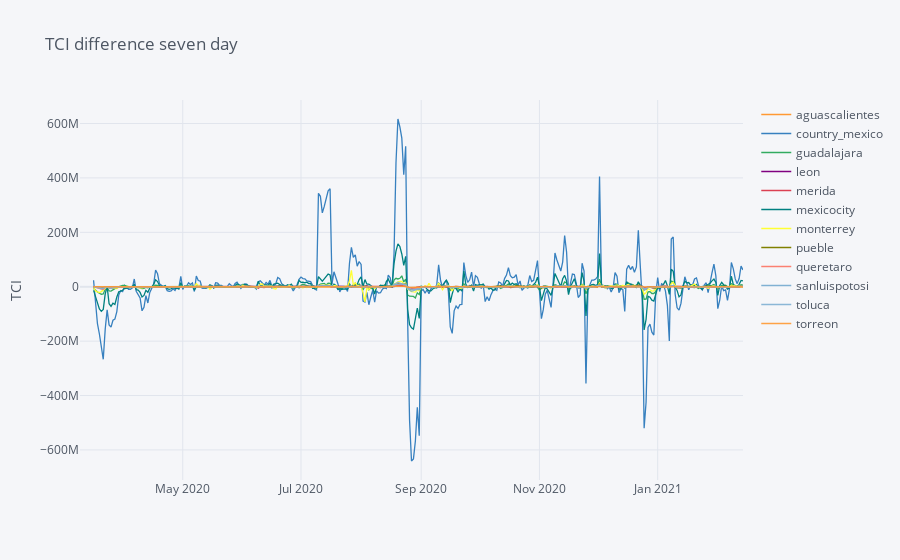

Notebook code for this chart:
### Code cell
df_sel[['date', 'diff_7day', 'region_slug']] \
    .pivot(index='date', columns='region_slug', values='diff_7day') \
    .iplot(
    #theme='custom',
    yTitle='TCI',
    title='TCI difference seven day',
)

### Figure 1 — Plotly figure (JSON) as saved in the notebook; plotly's stock layout.template omitted (floating-point values rounded to 4 significant figures; data arrays with more than 128 entries replaced by an {"elided": "..."} marker saying what was removed)
{"data": [{"line": {"color": "rgba(255, 153, 51, 1.0)", "dash": "solid", "shape": "linear", "width": 1.3}, "mode": "lines", "name": "aguascalientes", "text": "", "type": "scatter", "x": {"elided": "343 str values"}, "y": {"elided": "343 mixed values"}}, {"line": {"color": "rgba(55, 128, 191, 1.0)", "dash": "solid", "shape": "linear", "width": 1.3}, "mode": "lines", "name": "country_mexico", "text": "", "type": "scatter", "x": {"elided": "343 str values"}, "y": {"elided": "343 mixed values"}}, {"line": {"color": "rgba(50, 171, 96, 1.0)", "dash": "solid", "shape": "linear", "width": 1.3}, "mode": "lines", "name": "guadalajara", "text": "", "type": "scatter", "x": {"elided": "343 str values"}, "y": {"elided": "343 mixed values"}}, {"line": {"color": "rgba(128, 0, 128, 1.0)", "dash": "solid", "shape": "linear", "width": 1.3}, "mode": "lines", "name": "leon", "text": "", "type": "scatter", "x": {"elided": "343 str values"}, "y": {"elided": "343 mixed values"}}, {"line": {"color": "rgba(219, 64, 82, 1.0)", "dash": "solid", "shape": "linear", "width": 1.3}, "mode": "lines", "name": "merida", "text": "", "type": "scatter", "x": {"elided": "343 str values"}, "y": {"elided": "343 mixed values"}}, {"line": {"color": "rgba(0, 128, 128, 1.0)", "dash": "solid", "shape": "linear", "width": 1.3}, "mode": "lines", "name": "mexicocity", "text": "", "type": "scatter", "x": {"elided": "343 str values"}, "y": {"elided": "343 mixed values"}}, {"line": {"color": "rgba(255, 255, 51, 1.0)", "dash": "solid", "shape": "linear", "width": 1.3}, "mode": "lines", "name": "monterrey", "text": "", "type": "scatter", "x": {"elided": "343 str values"}, "y": {"elided": "343 mixed values"}}, {"line": {"color": "rgba(128, 128, 0, 1.0)", "dash": "solid", "shape": "linear", "width": 1.3}, "mode": "lines", "name": "pueble", "text": "", "type": "scatter", "x": {"elided": "343 str values"}, "y": {"elided": "343 mixed values"}}, {"line": {"color": "rgba(251, 128, 114, 1.0)", "dash": "solid", "shape": "linear", "width": 1.3}, "mode": "lines", "name": "queretaro", "text": "", "type": "scatter", "x": {"elided": "343 str values"}, "y": {"elided": "343 mixed values"}}, {"line": {"color": "rgba(128, 177, 211, 1.0)", "dash": "solid", "shape": "linear", "width": 1.3}, "mode": "lines", "name": "sanluispotosi", "text": "", "type": "scatter", "x": {"elided": "343 str values"}, "y": {"elided": "343 mixed values"}}, {"line": {"color": "rgba(128, 177, 211, 0.8999999999999999)", "dash": "solid", "shape": "linear", "width": 1.3}, "mode": "lines", "name": "toluca", "text": "", "type": "scatter", "x": {"elided": "343 str values"}, "y": {"elided": "343 mixed values"}}, {"line": {"color": "rgba(255, 153, 51, 0.8999999999999999)", "dash": "solid", "shape": "linear", "width": 1.3}, "mode": "lines", "name": "torreon", "text": "", "type": "scatter", "x": {"elided": "343 str values"}, "y": {"elided": "343 mixed values"}}], "layout": {"legend": {"bgcolor": "#F5F6F9", "font": {"color": "#4D5663"}}, "paper_bgcolor": "#F5F6F9", "plot_bgcolor": "#F5F6F9", "title": {"font": {"color": "#4D5663"}, "text": "TCI difference seven day"}, "xaxis": {"gridcolor": "#E1E5ED", "showgrid": true, "tickfont": {"color": "#4D5663"}, "title": {"font": {"color": "#4D5663"}, "text": ""}, "zerolinecolor": "#E1E5ED"}, "yaxis": {"gridcolor": "#E1E5ED", "showgrid": true, "tickfont": {"color": "#4D5663"}, "title": {"font": {"color": "#4D5663"}, "text": "TCI"}, "zerolinecolor": "#E1E5ED"}}}
